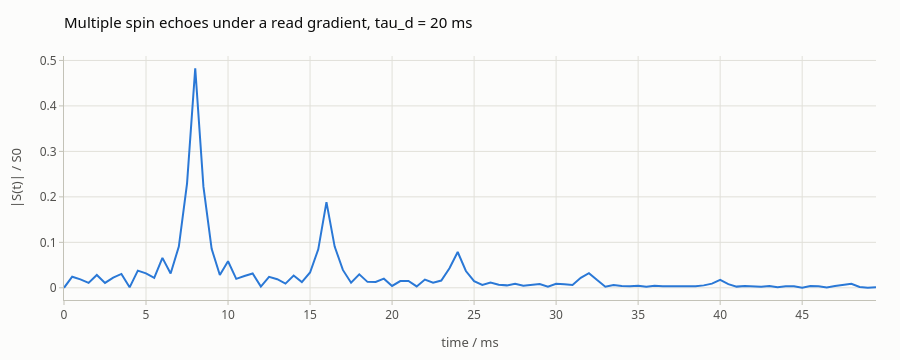

The code cell stored with this chart in its notebook:
### Code cell
plot_time_series(t_read * 1e3, np.abs(fid_echoes), xlabel="time / ms", ylabel="|S(t)| / S0", title=f"Multiple spin echoes under a read gradient, tau_d = {tau_echo * 1e3:.0f} ms")

### Figure 1 — Plotly figure (JSON) as saved in the notebook; plotly's stock layout.template omitted (floating-point values rounded to 4 significant figures)
{"data": [{"hovertemplate": "%{y:.4g}<extra></extra>", "line": {"color": "#2a78d6", "width": 2}, "mode": "lines", "name": "", "x": [0.0, 0.5, 1.0, 1.5, 2.0, 2.5, 3.0, 3.5, 4.0, 4.5, 5.0, 5.5, 6.0, 6.5, 7.0, 7.5, 8.0, 8.5, 9.0, 9.5, 10.0, 10.5, 11.0, 11.5, 12.0, 12.5, 13.0, 13.5, 14.0, 14.5, 15.0, 15.5, 16.0, 16.5, 17.0, 17.5, 18.0, 18.5, 19.0, 19.5, 20.0, 20.5, 21.0, 21.5, 22.0, 22.5, 23.0, 23.5, 24.0, 24.5, 25.0, 25.5, 26.0, 26.5, 27.0, 27.5, 28.0, 28.5, 29.0, 29.5, 30.0, 30.5, 31.0, 31.5, 32.0, 32.5, 33.0, 33.5, 34.0, 34.5, 35.0, 35.5, 36.0, 36.5, 37.0, 37.5, 38.0, 38.5, 39.0, 39.5, 40.0, 40.5, 41.0, 41.5, 42.0, 42.5, 43.0, 43.5, 44.0, 44.5, 45.0, 45.5, 46.0, 46.5, 47.0, 47.5, 48.0, 48.5, 49.0, 49.5], "y": [9.541e-17, 0.02425, 0.01861, 0.01076, 0.02815, 0.01069, 0.02256, 0.03056, 0.0009943, 0.03777, 0.03162, 0.02181, 0.06577, 0.03147, 0.09063, 0.2292, 0.4829, 0.2225, 0.08574, 0.02824, 0.05842, 0.01972, 0.02581, 0.03134, 0.002784, 0.02401, 0.01893, 0.009169, 0.02708, 0.01249, 0.03364, 0.08455, 0.1884, 0.09066, 0.03929, 0.01122, 0.02951, 0.01303, 0.01294, 0.02008, 0.004025, 0.01487, 0.01514, 0.002996, 0.01814, 0.01141, 0.01601, 0.04284, 0.07877, 0.03691, 0.01446, 0.006131, 0.0114, 0.006792, 0.005353, 0.009078, 0.00449, 0.006295, 0.008432, 0.002384, 0.008912, 0.007911, 0.006171, 0.02191, 0.03226, 0.01694, 0.002447, 0.005873, 0.003806, 0.003453, 0.004646, 0.002502, 0.004347, 0.003655, 0.003218, 0.004366, 0.003577, 0.003591, 0.005324, 0.009134, 0.01739, 0.008027, 0.002588, 0.004208, 0.002461, 0.00234, 0.004015, 0.0009877, 0.00318, 0.003612, 0.0002158, 0.003819, 0.003537, 0.0008148, 0.003948, 0.005841, 0.008935, 0.001792, 0.0001242, 0.001235], "type": "scatter"}], "layout": {"font": {"family": "system-ui, -apple-system, \"Segoe UI\", Roboto, sans-serif", "color": "#0b0b0b", "size": 13}, "margin": {"l": 64, "r": 24, "t": 56, "b": 56}, "title": {"font": {"size": 15, "color": "#0b0b0b"}, "text": "Multiple spin echoes under a read gradient, tau_d = 20 ms", "x": 0, "xanchor": "left", "xref": "paper"}, "xaxis": {"tickfont": {"color": "#52514e", "size": 12}, "title": {"font": {"color": "#52514e", "size": 13}, "text": "time / ms"}, "showgrid": true, "gridcolor": "#e1e0d9", "gridwidth": 1, "zeroline": false, "showline": true, "linecolor": "#c3c2b7", "linewidth": 1, "mirror": false, "ticks": "outside", "tickcolor": "#c3c2b7", "ticklen": 4, "showspikes": true, "spikemode": "across", "spikesnap": "cursor", "spikethickness": 1, "spikedash": "solid", "spikecolor": "#898781", "range": [0.0, 49.5], "hoverformat": ".4g"}, "yaxis": {"tickfont": {"color": "#52514e", "size": 12}, "title": {"font": {"color": "#52514e", "size": 13}, "text": "|S(t)| / S0"}, "showgrid": true, "gridcolor": "#e1e0d9", "gridwidth": 1, "zeroline": false, "showline": true, "linecolor": "#c3c2b7", "linewidth": 1, "mirror": false, "ticks": "outside", "tickcolor": "#c3c2b7", "ticklen": 4, "showspikes": false, "spikemode": "across", "spikesnap": "cursor", "spikethickness": 1, "spikedash": "solid", "spikecolor": "#898781", "exponentformat": "power"}, "legend": {"font": {"color": "#52514e"}, "orientation": "h", "x": 0, "xanchor": "left", "y": 1.02, "yanchor": "bottom", "bgcolor": "rgba(0,0,0,0)"}, "hoverlabel": {"font": {"color": "#0b0b0b", "family": "system-ui, -apple-system, \"Segoe UI\", Roboto, sans-serif"}, "bgcolor": "#fcfcfb", "bordercolor": "rgba(11,11,11,0.10)"}, "modebar": {"bgcolor": "rgba(0,0,0,0)", "color": "#898781", "activecolor": "#52514e", "remove": ["lasso2d", "select2d"]}, "height": 360, "paper_bgcolor": "#fcfcfb", "plot_bgcolor": "#fcfcfb", "dragmode": "zoom", "hovermode": "x unified", "showlegend": false}}
